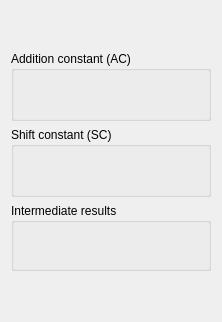
          <widget class="QFrame" name="frame_21">
           <property name="sizePolicy">
            <sizepolicy hsizetype="Expanding" vsizetype="Expanding">
             <horstretch>0</horstretch>
             <verstretch>0</verstretch>
            </sizepolicy>
           </property>
           <layout class="QVBoxLayout" name="verticalLayout_5">
            <item>
             <spacer name="verticalSpacer">
              <property name="orientation">
               <enum>Qt::Orientation::Vertical</enum>
              </property>
              <property name="sizeHint" stdset="0">
               <size>
                <width>20</width>
                <height>40</height>
               </size>
              </property>
             </spacer>
            </item>
            <item>
             <widget class="QGroupBox" name="groupAC">
              <property name="sizePolicy">
               <sizepolicy hsizetype="Expanding" vsizetype="Expanding">
                <horstretch>0</horstretch>
                <verstretch>0</verstretch>
               </sizepolicy>
              </property>
              <property name="minimumSize">
               <size>
                <width>200</width>
                <height>70</height>
               </size>
              </property>
              <property name="title">
               <string>Addition constant (AC)</string>
              </property>
              <layout class="QVBoxLayout" name="verticalLayoutAC">
               <item>
                <widget class="QLabel" name="labelAC">
                 <property name="text">
                  <string/>
                 </property>
                </widget>
               </item>
              </layout>
             </widget>
            </item>
            <item>
             <widget class="QGroupBox" name="groupSC">
              <property name="sizePolicy">
               <sizepolicy hsizetype="Expanding" vsizetype="Expanding">
                <horstretch>0</horstretch>
                <verstretch>0</verstretch>
               </sizepolicy>
              </property>
              <property name="minimumSize">
               <size>
                <width>200</width>
                <height>70</height>
               </size>
              </property>
              <property name="title">
               <string>Shift constant (SC)</string>
              </property>
              <layout class="QVBoxLayout" name="verticalLayoutSC">
               <item>
                <widget class="QLabel" name="labelSC">
                 <property name="text">
                  <string/>
                 </property>
                </widget>
               </item>
              </layout>
             </widget>
            </item>
            <item>
             <widget class="QGroupBox" name="groupBox">
              <property name="sizePolicy">
               <sizepolicy hsizetype="Expanding" vsizetype="Expanding">
                <horstretch>0</horstretch>
                <verstretch>0</verstretch>
               </sizepolicy>
              </property>
              <property name="minimumSize">
               <size>
                <width>90</width>
                <height>68</height>
               </size>
              </property>
              <property name="title">
               <string>Intermediate results</string>
              </property>
              <layout class="QVBoxLayout" name="verticalLayout_12">
               <item>
                <widget class="QLabel" name="label_2">
                 <property name="text">
                  <string/>
                 </property>
                </widget>
               </item>
              </layout>
             </widget>
            </item>
            <item>
             <spacer name="verticalSpacer_2">
              <property name="orientation">
               <enum>Qt::Orientation::Vertical</enum>
              </property>
              <property name="sizeHint" stdset="0">
               <size>
                <width>20</width>
                <height>40</height>
               </size>
              </property>
             </spacer>
            </item>
           </layout>
          </widget>
